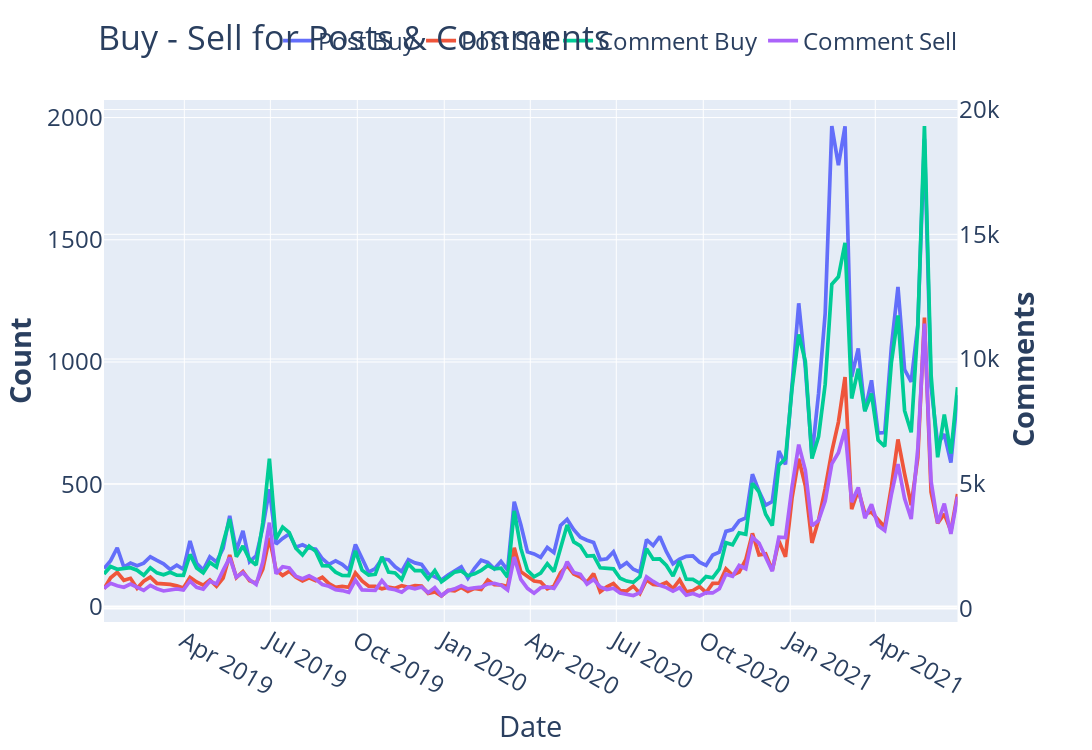

Source (notebook cell):
### Markdown cell above
# Buy Sell

### Code cell
resample_period='w'
sent=bc
sent2=bs
sent=sent.resample(resample_period).sum().head(-1)
sent2=sent2.resample(resample_period).sum().head(-1)
sdmin=datetime.strftime(sent.index.min(),'%Y-%m-%d')
sdmax=datetime.strftime(sent.index.max(),'%Y-%m-%d')


btc=btc_raw[sdmin:sdmax].close.resample(resample_period).mean().head(-1)


# Create figure with secondary y-axis
fig = make_subplots(specs=[[{"secondary_y": True}]])

# Add traces
fig.add_trace(
    go.Scatter(x=sent2.index, y=sent2.buy, name=f"Post Buy"),
    secondary_y=False,
)
fig.add_trace(
    go.Scatter(x=sent2.index, y=sent2.sell, name=f"Post Sell"),
    secondary_y=False,
)

fig.add_trace(
    go.Scatter(x=sent.index, y=sent.buy, name="Comment Buy"),
    secondary_y=True,
)


fig.add_trace(
    go.Scatter(x=sent.index, y=sent.sell, name="Comment Sell"),
    secondary_y=True,
)


# Add figure title
fig.update_layout(
    title_text=f"Buy - Sell for Posts & Comments"
)
# Set x-axis title
fig.update_xaxes(title_text="Date")
# Set y-axes titles
fig.update_yaxes(title_text="<b>Count</b>", secondary_y=False)
fig.update_yaxes(title_text=f"<b>Comments  </b>", secondary_y=True)

fig.update_layout(
    #title="Top 3 Subreddit Post Trend - Weekly",
    title_x = .09,
    xaxis_title="Date",
    #yaxis_title="Number of Posts",
    width=1500, height=750,
    font=dict(
        #family="Courier New, monospace",
        size=24,
        #color="RebeccaPurple"
    )
)

fig.update_layout(legend=dict(
    title='',
    orientation="h",
    yanchor="bottom",
    y=1.07,
    xanchor="right",
    x=0.945
    )
    )
fig.update_traces(line=dict( width=3.7))

fig.show()

### Figure 1 — Plotly figure (JSON) as saved in the notebook; plotly's stock layout.template omitted (floating-point values rounded to 4 significant figures; data arrays with more than 128 entries replaced by an {"elided": "..."} marker saying what was removed)
{"data": [{"line": {"width": 3.7}, "name": "Post Buy", "type": "scatter", "x": {"elided": "130 str values"}, "xaxis": "x", "y": {"elided": "130 int values"}, "yaxis": "y"}, {"line": {"width": 3.7}, "name": "Post Sell", "type": "scatter", "x": {"elided": "130 str values"}, "xaxis": "x", "y": {"elided": "130 int values"}, "yaxis": "y"}, {"line": {"width": 3.7}, "name": "Comment Buy", "type": "scatter", "x": {"elided": "130 str values"}, "xaxis": "x", "y": {"elided": "130 int values"}, "yaxis": "y2"}, {"line": {"width": 3.7}, "name": "Comment Sell", "type": "scatter", "x": {"elided": "130 str values"}, "xaxis": "x", "y": {"elided": "130 int values"}, "yaxis": "y2"}], "layout": {"font": {"size": 24}, "height": 750, "legend": {"orientation": "h", "title": {"text": ""}, "x": 0.945, "xanchor": "right", "y": 1.07, "yanchor": "bottom"}, "title": {"text": "Buy - Sell for Posts & Comments", "x": 0.09}, "width": 1500, "xaxis": {"anchor": "y", "domain": [0, 0.94], "title": {"text": "Date"}}, "yaxis": {"anchor": "x", "domain": [0, 1], "title": {"text": "<b>Count</b>"}}, "yaxis2": {"anchor": "x", "overlaying": "y", "side": "right", "title": {"text": "<b>Comments  </b>"}}}}
